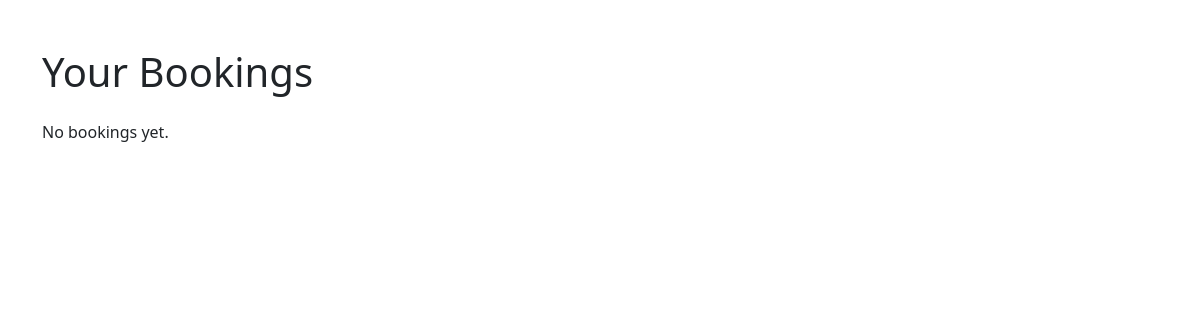
The page /view_bookings (signed in) on the database as committed earlier.
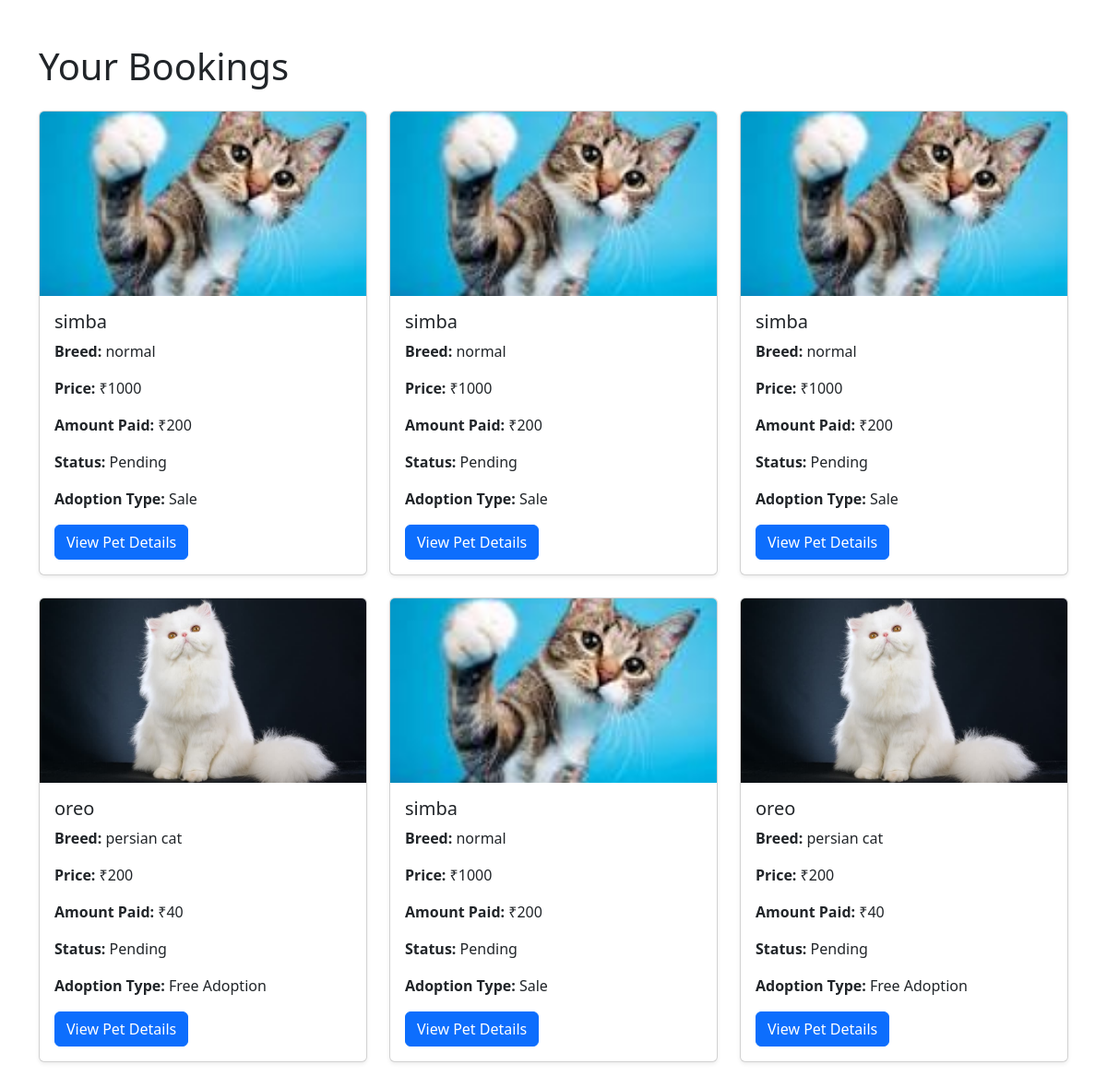
The same page on the database as committed later.
### app/models.py (models this page shows, shortened)
class Booking(models.Model):
    pet = models.ForeignKey(Pet, on_delete=models.CASCADE)
    user = models.ForeignKey(User, on_delete=models.CASCADE)
    address = models.ForeignKey(Address, on_delete=models.CASCADE)
    booking_date = models.DateTimeField(auto_now_add=True)
    payment_status = models.BooleanField(default=False)  # False: Not Paid, True: Paid
    amount_paid = models.IntegerField()

class Pet(models.Model):
    category = models.ForeignKey(Category, on_delete=models.CASCADE)
    address = models.ForeignKey(Address, on_delete=models.CASCADE)
    pet_type = models.ForeignKey(PetType, on_delete=models.CASCADE)
    user = models.ForeignKey(User, on_delete=models.CASCADE)
    pet_name = models.CharField(max_length=100)
    pet_description = models.TextField()
    pet_age = models.IntegerField()
    pet_image = models.ImageField(upload_to='pet_images/')
    pet_price = models.IntegerField()
    pet_breed = models.CharField(max_length=100)
    created_at = models.DateTimeField(auto_now_add=True)
    is_available = models.BooleanField(default=True)

### app/views.py (the view)
# urls.py: path('view_bookings', views.view_bookings, name='view_bookings'),
@login_required
def view_bookings(request):
    bookings = Booking.objects.filter(user=request.user)
    return render(request, 'user/view_bookings.html', {'bookings': bookings})

### templates/user/view_bookings.html (shortened to what this page needs)
<!DOCTYPE html>
<html lang="en">
<head>
    <link href="https://cdn.jsdelivr.net/npm/bootstrap@5.3.3/dist/css/bootstrap.min.css" rel="stylesheet">
</head>
<body>
    <div class="container my-5">
        <h1 class="mb-4">Your Bookings</h1>
        <div class="row">
            {% for booking in bookings %}
            <div class="col-md-4 mb-4">
                <div class="card shadow-sm">
                    <img src="{{ booking.pet.pet_image.url }}" alt="{{ booking.pet.pet_name }}" class="card-img-top" style="height: 200px; object-fit: cover;">
                    <div class="card-body">
                        <h5 class="card-title">{{ booking.pet.pet_name }}</h5>
                        <p class="card-text"><strong>Breed:</strong> {{ booking.pet.pet_breed }}</p>
                        <p class="card-text"><strong>Price:</strong> ₹{{ booking.pet.pet_price }}</p>
                        <p class="card-text"><strong>Amount Paid:</strong> ₹{{ booking.amount_paid }}</p>
                        <p class="card-text"><strong>Status:</strong>
                            {% if booking.payment_status %}
                                Paid
                            {% else %}
                                Pending
                            {% endif %}
                        </p>
                        <p class="card-text">
                            <strong>Adoption Type:</strong>
                            {% if booking.pet.category.name == "Free Adoption" %}
                                Free Adoption
                            {% else %}
                                Sale
                            {% endif %}
                        </p>
                        <a href="{% url 'pet_detail' booking.pet.id %}" class="btn btn-primary">View Pet Details</a>
                    </div>
                </div>
            </div>
            {% empty %}
                <p>No bookings yet.</p>
            {% endfor %}
        </div>
    </div>
</body>
</html>

Rows that differ between the two databases and show on the page:
added Booking: pet.pet_image (picture), pet.pet_name "simba", pet.pet_breed "normal", pet.pet_price "1000", amount_paid "200", payment_status "Pending", shows "Sale"
added Booking: pet.pet_image (picture), pet.pet_name "simba", pet.pet_breed "normal", pet.pet_price "1000", amount_paid "200", payment_status "Pending", shows "Sale"
added Booking: pet.pet_image (picture), pet.pet_name "simba", pet.pet_breed "normal", pet.pet_price "1000", amount_paid "200", payment_status "Pending", shows "Sale"
added Booking: pet.pet_image (picture), pet.pet_name "oreo", pet.pet_breed "persian cat", pet.pet_price "200", amount_paid "40", payment_status "Pending", shows "Free Adoption"
added Booking: pet.pet_image (picture), pet.pet_name "simba", pet.pet_breed "normal", pet.pet_price "1000", amount_paid "200", payment_status "Pending", shows "Sale"
added Booking: pet.pet_image (picture), pet.pet_name "oreo", pet.pet_breed "persian cat", pet.pet_price "200", amount_paid "40", payment_status "Pending", shows "Free Adoption"
Other text that changed with them:
text no longer shown: "No bookings yet."
